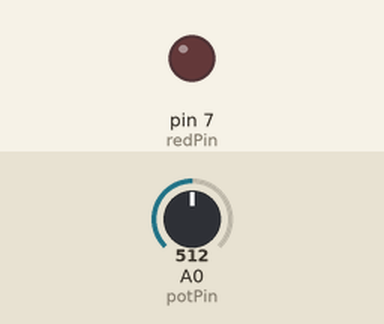
A sketch run on a simulated Arduino Uno, built with avr-gcc and run on an emulated ATmega328P. Shown: output pins drawn as LEDs (lit = HIGH). The inputs (shaded band) are chosen by the test bench; at power-on: A0 (potPin) = 512.

Above: at 1.2 s.
1.3 s: A0 (potPin) set to 991
2.8 s: A0 (potPin) set to 1017
At 4.1 s:
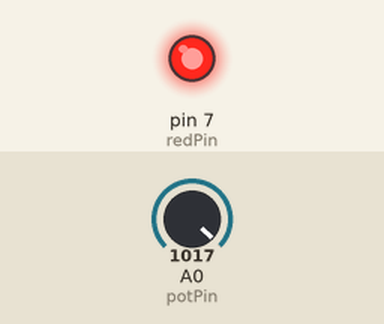
4.4 s: A0 (potPin) set to 990
At 5.5 s:
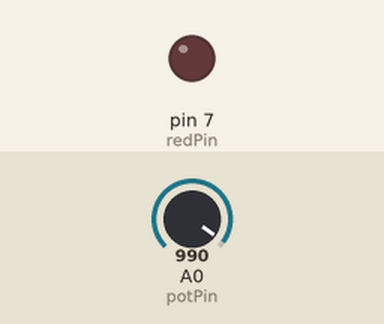
6.0 s: A0 (potPin) set to 1010
At 6.8 s:
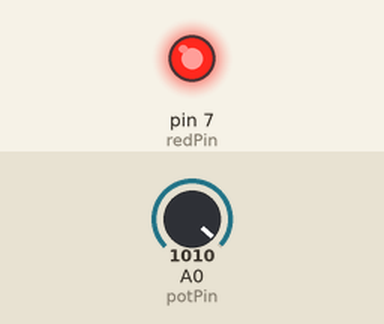
Timing chart, 0 to 8.6 s (numbered marks = the images above; inputs shaded):
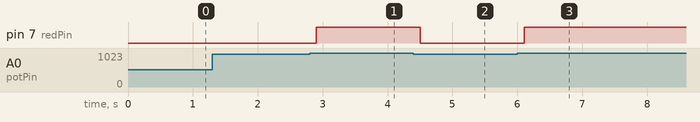

The sketch:

whileLoop.ino
```cpp
int potVal;
int delayTime = 100;
int potPin = A0;
int redPin = 7;

void setup()
{
  pinMode(potPin, INPUT);
  pinMode(redPin, OUTPUT);
}

void loop()
{
  potVal = analogRead(potPin);
  delay(delayTime);

  while(potVal>1000){
    digitalWrite(redPin, HIGH);
    potVal = analogRead(potPin);
    delay(delayTime);
  }
  digitalWrite(redPin,LOW);
}
```

Measured:
- the behaviour switches between 1000 and 1001 on A0 (potPin) (found by bisection; images 0 and 1)
- after the input at 1.3 s, every drawn part: stays the same
- after the input at 2.8 s, pin 7 (redPin): LOW → HIGH after 0.10 s
- after the input at 4.4 s, pin 7 (redPin): HIGH → LOW after 0.11 s
- after the input at 6.0 s, pin 7 (redPin): LOW → HIGH after 0.11 s
